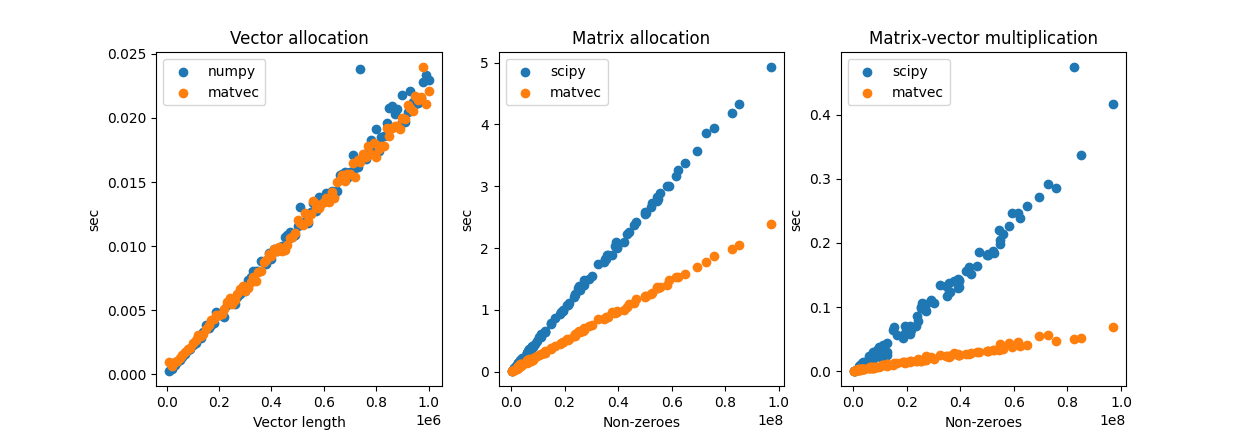

Write the Python code that produced this figure.
import random
import numpy as np
import matvec
import scipy.sparse as sp
from timeit import default_timer as time
from tqdm import tqdm


class Timer:
    def __init__(self):
        self.values = list()
        self._tic = None

    def __enter__(self):
        self._tic = time()

    def __exit__(self, exc_type, exc_val, exc_tb):
        self.values.append(time()-self._tic)
        matvec.clear()  # cold-start performance, comment this out to investigate in operational conditions

    def mean(self):
        return np.mean(self.values)


numpy_vector_allocation = Timer()
scipy_matrix_allocation = Timer()
scipy_multiply = Timer()
matvec_vector_allocation = Timer()
matvec_matrix_allocation = Timer()
matvec_multiply = Timer()
datasize = list()
nnzs = list()

for iter in tqdm(range(0, 100)):
    volume = 10000*(1+iter)
    datasize.append(volume)
    density = 1+random.choice(list(range(100)))  # max degree is 20
    nnzs.append(volume*density)
    x = np.random.choice(list(range(volume)), volume*density, replace=True)
    y = np.random.choice(list(range(volume)), volume*density, replace=True)
    values = [random.random() for _ in range(volume*density)]
    vector = [random.random() for _ in range(volume)]

    with numpy_vector_allocation:
        scipy_vector = np.array(vector)
    with scipy_matrix_allocation:
        scipy_matrix = sp.coo_matrix((values, (x, y)), shape=(len(vector), len(vector)))
    with matvec_vector_allocation:
        matvec_vector = matvec.Vector(vector)
    with matvec_matrix_allocation:
        matvec_matrix = matvec.Matrix(x, y, values, len(vector))
    with scipy_multiply:
        scipy_result = scipy_matrix @ scipy_vector
    with matvec_multiply:
        matvec_result = matvec_matrix @ matvec_vector

    diff = np.mean(np.abs(np.array(scipy_result)-np.array(matvec_result)))
    if diff > 1.E-9:
        raise Exception(f"Too different results: mabs error {diff}")

print(f"Measure\t\t numpy/scipy\t matvec")
print(f"Vector allocation\t {numpy_vector_allocation.mean():.3f} sec\t {matvec_vector_allocation.mean():.3f} sec")
print(f"Matrix allocation\t {scipy_matrix_allocation.mean():.3f} sec\t {matvec_matrix_allocation.mean():.3f} sec")
print(f"Matrix-vector multiplication\t {scipy_multiply.mean():.3f} sec\t {matvec_multiply.mean():.3f} sec")

from matplotlib import pyplot as plt
plt.subplot(1, 3, 1)
plt.scatter(datasize, numpy_vector_allocation.values, label="numpy")
plt.scatter(datasize, matvec_vector_allocation.values, label="matvec")
plt.ylabel("sec")
plt.xlabel("Vector length")
plt.legend()
plt.title("Vector allocation")
plt.subplot(1, 3, 2)
plt.scatter(nnzs, scipy_matrix_allocation.values, label="scipy")
plt.scatter(nnzs, matvec_matrix_allocation.values, label="matvec")
plt.ylabel("sec")
plt.xlabel("Non-zeroes")
plt.legend()
plt.title("Matrix allocation")
plt.subplot(1, 3, 3)
plt.scatter(nnzs, scipy_multiply.values, label="scipy")
plt.scatter(nnzs, matvec_multiply.values, label="matvec")
plt.ylabel("sec")
plt.xlabel("Non-zeroes")
plt.legend()
plt.title("Matrix-vector multiplication")
plt.show()
